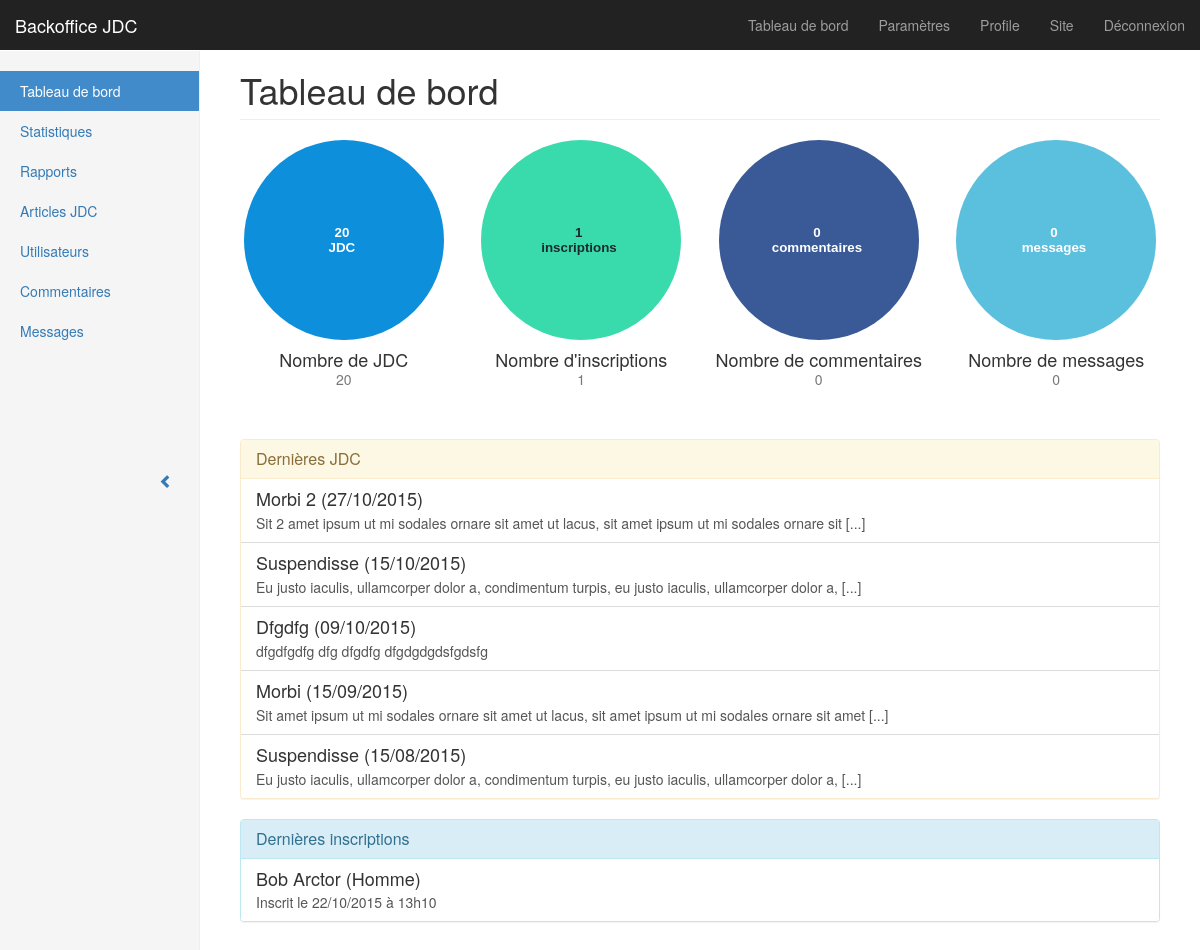
/admin/index.php (signed in), run on the app's committed database.
### tables this page shows
CREATE TABLE IF NOT EXISTS `articles` (
`id` int(11) unsigned NOT NULL,
  `name` varchar(100) NOT NULL,
  `content` text NOT NULL,
  `picture` varchar(255) DEFAULT NULL,
  `test` int(11) DEFAULT NULL,
  `creation_date` datetime NOT NULL
);

CREATE TABLE IF NOT EXISTS `users` (
`id` int(11) unsigned NOT NULL,
  `firstname` varchar(100) NOT NULL,
  `lastname` varchar(100) NOT NULL,
  `gender` enum('male','female') NOT NULL,
  `email` varchar(255) NOT NULL,
  `password` char(60) NOT NULL,
  `newsletter` tinyint(1) DEFAULT '0',
  `role` tinyint(1) DEFAULT '0',
  `cdate` datetime NOT NULL,
  `mdate` datetime NOT NULL
);

### inc/func.php (called while the page is built, shortened)
<?php
function cutString($text, $max_length, $end = '...') {
	$sep = '[@]';
	if ($max_length > 0 && strlen($text) > $max_length) {
		$text = wordwrap($text, $max_length, $sep, true);
		$text = explode($sep, $text);
		return $text[0].$end;
	}
	return $text;
}
function getFormatDate($date, $format = 'd/m/Y') {
	return date($format, strtotime($date));
}
function user_getFullName($user) {
	return ucwords($user['firstname'].' '.$user['lastname']);
}
function user_getGenderLabel($gender) {
	global $genders, $gender_labels;
	if (isset($gender_labels[$gender])) {
		return $gender_labels[$gender];
	}
	return 'N/A';
}

### inc/config.php (called while the page is built, shortened)
<?php
$gender_labels = array(
	'male' => 'Homme',
	'female' => 'Femme'
);

### admin/index.php (the view)
<?php
require_once 'partials/header.php';
$query = $db->query('SELECT COUNT(id) as count_total FROM articles');
$result = $query->fetch();
$count_articles = $result['count_total'];
$query = $db->query('SELECT COUNT(id) as count_total FROM users');
$result = $query->fetch();
$count_users = $result['count_total'];
$count_comments = 0;
$count_messages = 0;
$query = $db->query('SELECT * FROM articles ORDER BY creation_date DESC LIMIT 5');
$last_articles = $query->fetchAll();
$query = $db->query('SELECT * FROM users ORDER BY cdate DESC LIMIT 5');
$last_users = $query->fetchAll();
?>
				<h1 class="page-header">Tableau de bord</h1>
				<div class="row placeholders">
					<div class="col-xs-6 col-sm-3 placeholder">
						<img data-src="holder.js/200x200/auto/sky/text:<?= $count_articles ?> \n JDC" class="img-responsive" alt="Generic placeholder thumbnail">
						<h4>Nombre de JDC</h4>
						<span class="text-muted"><?= $count_articles ?></span>
					</div>
					<div class="col-xs-6 col-sm-3 placeholder">
						<img data-src="holder.js/200x200/auto/vine/text:<?= $count_users ?> \n inscriptions" class="img-responsive" alt="Generic placeholder thumbnail">
						<h4>Nombre d'inscriptions</h4>
						<span class="text-muted"><?= $count_users ?></span>
					</div>
					<div class="col-xs-6 col-sm-3 placeholder">
						<img data-src="holder.js/200x200/auto/social/text:<?= $count_comments ?> \n commentaires" class="img-responsive" alt="Generic placeholder thumbnail">
						<h4>Nombre de commentaires</h4>
						<span class="text-muted"><?= $count_comments ?></span>
					</div>
					<div class="col-xs-6 col-sm-3 placeholder">
						<img data-src="holder.js/200x200/auto/#5bc0de:#fff/text:<?= $count_messages ?> \n messages" class="img-responsive" alt="Generic placeholder thumbnail">
						<h4>Nombre de messages</h4>
						<span class="text-muted"><?= $count_messages ?></span>
					</div>
				</div>
				<div class="panel panel-warning">
					<div class="panel-heading">
						<h3 class="panel-title">Dernières JDC</h3>
					</div>
					<div class="list-group">
						<?php foreach($last_articles as $article) { ?>
						<a href="#" class="list-group-item">
							<h4 class="list-group-item-heading"><?= ucfirst($article['name']) ?> (<?= getFormatDate($article['creation_date']) ?>)</h4>
							<p class="list-group-item-text"><?= cutString($article['content'], 100, ' [...]') ?></p>
						</a>
						<?php } ?>
					</div>
				</div>
				<div class="panel panel-info">
					<div class="panel-heading">
						<h3 class="panel-title">Dernières inscriptions</h3>
					</div>
					<div class="list-group">
						<?php foreach($last_users as $user) { ?>
						<a href="#" class="list-group-item">
							<h4 class="list-group-item-heading"><?= user_getFullName($user) ?> (<?= user_getGenderLabel($user['gender']) ?>)</h4>
							<p class="list-group-item-text">Inscrit le <?= getFormatDate($user['cdate'], 'd/m/Y \à H\hi') ?></p>
						</a>
						<?php } ?>
					</div>
				</div>
<?php require_once 'partials/footer.php' ?>

### admin/css/styles.css (style rules this page uses)
body { padding-top: 50px; }
.main .page-header { margin-top: 0; }
.placeholders { margin-bottom: 30px; text-align: center; }
.placeholders h4 { margin-bottom: 0; }
.placeholder { margin-bottom: 20px; }
.placeholder img { display: inline-block; border-radius: 50%; }

### data on the page
articles: name "Morbi 2", creation_date "27/10/2015", content "Sit 2 amet ipsum ut mi sodales ornare sit amet ut lacus, sit amet ipsum ut mi sodales ornare sit [...]"
articles: name "Suspendisse", creation_date "15/10/2015", content "Eu justo iaculis, ullamcorper dolor a, condimentum turpis, eu justo iaculis, ullamcorper dolor a, [...]"
articles: name "Dfgdfg", creation_date "09/10/2015", content "dfgdfgdfg dfg dfgdfg dfgdgdgdsfgdsfg"
articles: name "Morbi", creation_date "15/09/2015", content "Sit amet ipsum ut mi sodales ornare sit amet ut lacus, sit amet ipsum ut mi sodales ornare sit amet [...]"
articles: name "Suspendisse", creation_date "15/08/2015", content "Eu justo iaculis, ullamcorper dolor a, condimentum turpis, eu justo iaculis, ullamcorper dolor a, [...]"
users: user_getFullName($user) "Bob Arctor", gender "Homme", cdate "22/10/2015 à 13h10"

### other printed values
$count_articles "20"
$count_users "1"
$count_comments "0"
$count_messages "0"
$page_name "Tableau de bord"
$page_name "Statistiques"
$page_name "Rapports"
$page_name "Articles JDC"
$page_name "Utilisateurs"
$page_name "Commentaires"
$page_name "Messages"
